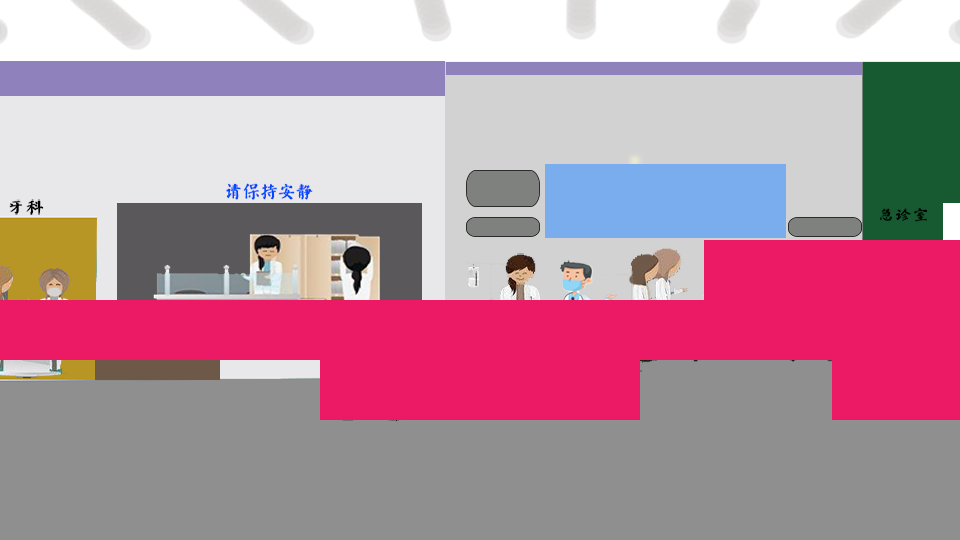

The image is a tile-based game level rendered from a .tmx file. Its description and source (layers, tilesets, objects; grid data summarised) follow:
An orthogonal 15x9 tile map with 64x60 px tiles, 2 tile layers (first, peng3), 2 tilesets and 2 objects (hero, herbad3).

<map version="1.0" orientation="orthogonal" renderorder="right-down" width="15" height="9" tilewidth="64" tileheight="60">
 <tileset firstgid="1" name="back" tilewidth="64" tileheight="60">
  <image source="HOSP.png" width="960" height="540" />
 </tileset>
 <tileset firstgid="136" name="Cillidable" tilewidth="64" tileheight="60">
  <image source="Cillidable.png" width="128" height="60" />
  <tile id="1">
   <properties>
    <property name="collidable" value="true" />
   </properties>
  </tile>
 </tileset>
 <layer name="first" width="15" height="9">
  <data>[135 cells, 135 non-empty, 125 distinct tile ids]</data>
 </layer>
 <layer name="peng3" width="15" height="9">
  <properties>
   <property name="Cillidable" value="true" />
  </properties>
  <data>[135 cells, 26 non-empty, 1 distinct tile ids]</data>
 </layer>
 <objectgroup name="people3">
  <object name="hero" x="24" y="417" width="95" height="61" />
  <object name="herbad3" x="707" y="434" width="94" height="62" />
 </objectgroup>
</map>
